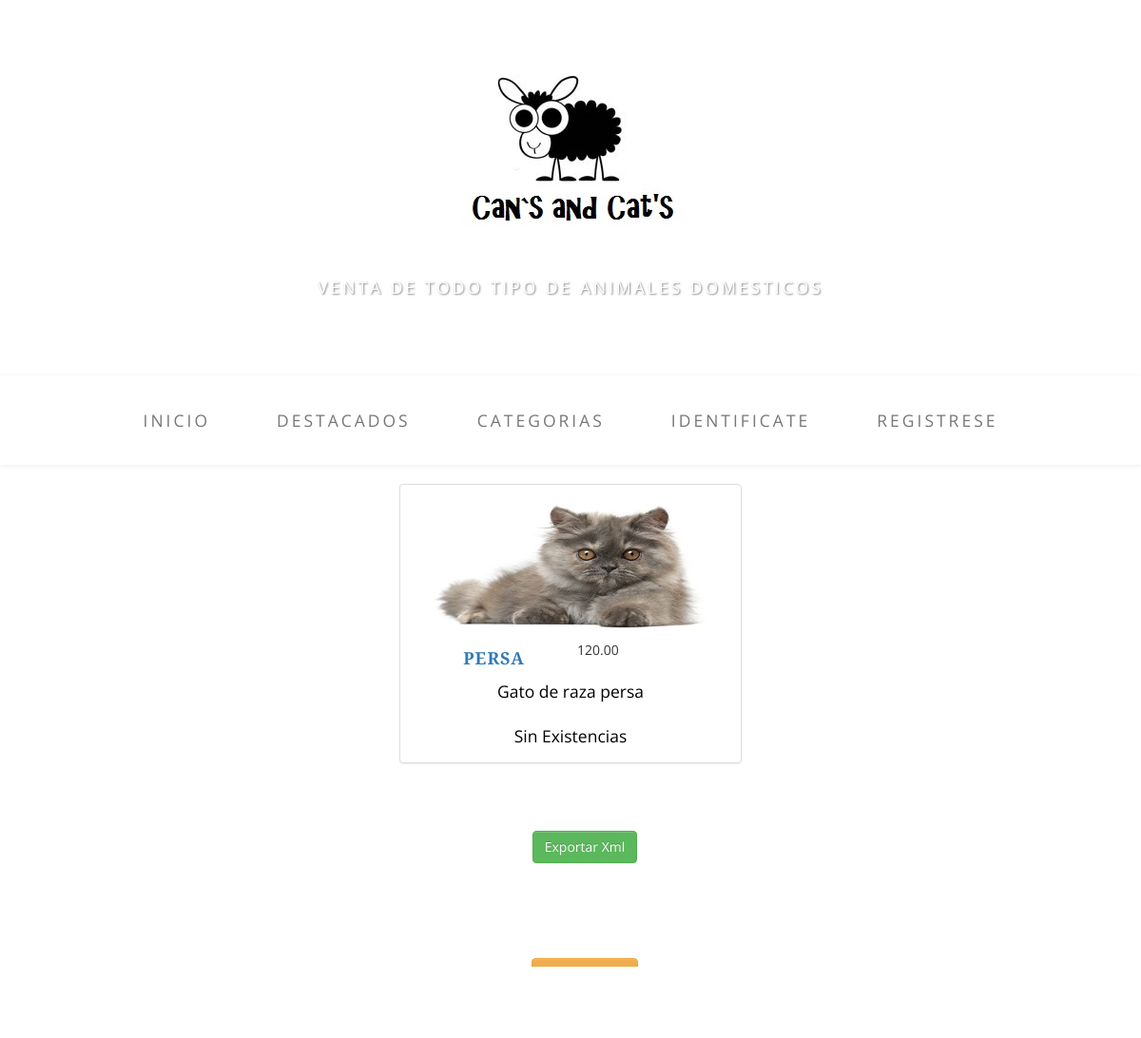
Screenshot of /index.php/Entrada/detalles_producto/9 with the database file from the repository.
### tables this page shows
CREATE TABLE `productos` (
  `Nombre` varchar(265) NOT NULL,
  `Codigo` int(11) NOT NULL,
  `Precio` decimal(7,2) DEFAULT NULL,
  `Descuento_aplicable` decimal(7,2) DEFAULT NULL,
  `Imagen_Producto` varchar(500) DEFAULT NULL,
  `IVA` int(11) DEFAULT NULL,
  `Descripcion` text,
  `Anuncio` text,
  `Categoria_Codigo` int(11) NOT NULL,
  `Stock` int(11) DEFAULT NULL,
  `Destacado` char(1) DEFAULT NULL,
  `Fecha_ini_destacado` date DEFAULT NULL,
  `Fecha_fin_destacado` date DEFAULT NULL,
  ` Oculto` char(1) DEFAULT NULL
);

### application/controllers/Entrada.php (called while the page is built, shortened)
<?php
class Entrada extends CI_Controller {
    public function detalles_producto($id){
        $this->load->helper('url');
        $this->load->model('Model_tienda', "tienda");
        if(!$_POST){
            $detalles=$this->tienda->Traer_productos("Codigo",$id);
            $cuerpo = $this->load->view('Detallado_view', Array('detalles' => $detalles), true);
            $this->load->view('Index', Array('cuerpo' => $cuerpo));
        }
    }
}

### index.php (called while the page is built, shortened)
<?php
require_once BASEPATH.'core/CodeIgniter.php';

### application/models/Model_tienda.php (called while the page is built, shortened)
<?php
class model_tienda extends CI_Model{
    public function traer_productos($condicion,$categoria){
        $query=$this->db->query('SELECT * FROM productos WHERE '. $condicion.'='.$categoria);
        return $query->result();
    }
}

### application/views/Detallado_view.php (the view, shortened to what this page needs)
<div class="row">
<div class="col-sm-4 col-lg-4 col-md-4"></div>
 <form class="form-group" action="" method="POST">
<?php foreach ($detalles as $des) : ?>
        <div class="col-sm-4 col-lg-4 col-md-4">
            <div class="thumbnail">
                <img src=<?=  base_url()?><?= $des->Imagen_Producto?> alt="">
                <div class="caption">
                    <input class="pull-right" style="border:none;" type="text" readonly="" name="precio" value="<?=$des->Precio?>">
                    <h4><a href="#"><?=$des->Nombre?></a>
                    </h4>
                    <p><?=$des->Descripcion?></p>
                </div>
               <div class="ratings">
                 <?php if ($des->Stock==0){
                 echo "<p>Sin Existencias</p>";}else
                     echo "<p>Stock</p>"?>
                </div>
            </div>
        </div>
</div>
<div class="row">
 <div class="col-sm-4 col-lg-4 col-md-4"></div>
<?php endforeach; ?>

### asset/plantilla/css/business-casual.css (style rules this page uses)
body { font-family: "Open Sans","Helvetica Neue",Helvetica,Arial,sans-serif; background: url('../img/bg.jpg') no-repeat center center fixed; -webkit-background-size: cover; -moz-background-size: cover; background-size: cover; -o-background-size: cover; }
h1, h2, h3, h4, h5, h6 { text-transform: uppercase; font-family: "Josefin Slab","Helvetica Neue",Helvetica,Arial,sans-serif; font-weight: 700; letter-spacing: 1px; }
p { font-size: 1.25em; line-height: 1.6; color: #000; }
@media screen and (min-width:768px) { .nav>li>a { padding: 35px; } }
@media screen and (min-width:768px) { .navbar-nav>li>a { line-height: normal; } }

### rows the page displays
productos: Imagen_Producto (picture), precio "120.00", Nombre "PERSA", Descripcion "Gato de raza persa", Stock "Sin Existencias"

### other values shown
anchor('Entrada','Inicio') "INICIO"
anchor('Entrada/Destacados','Destacados') "DESTACADOS"
anchor('Entrada/Categorias','Categorias') "CATEGORIAS"
anchor('Login/verificar','Identificate') "IDENTIFICATE"
anchor('Login/RecogerDatosUser','Registrese') "REGISTRESE"
